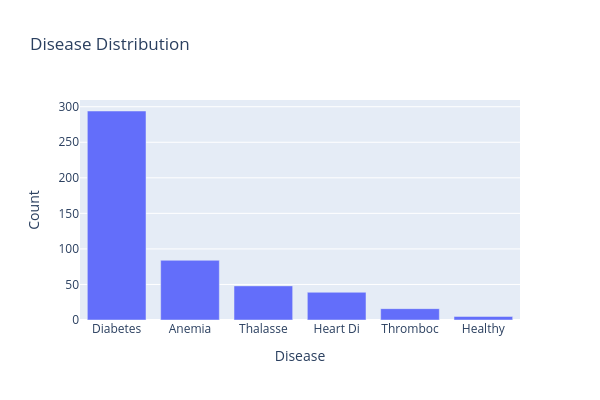

Source (notebook cell):
### Markdown cell above
### 1. Disease Distribution

### Code cell
disease_counts = data['Disease'].value_counts().reset_index()
disease_counts.columns = ['Disease', 'Count']

fig = px.bar(
    disease_counts,
    x='Disease',
    y='Count',
    title="Disease Distribution",
    width=600, height=400
)
fig.show()

### Figure 1 — Plotly figure (JSON) as saved in the notebook; plotly's stock layout.template omitted (floating-point values rounded to 4 significant figures)
{"data": [{"hovertemplate": "Disease=%{x}<br>Count=%{y}<extra></extra>", "legendgroup": "", "marker": {"color": "#636efa", "pattern": {"shape": ""}}, "name": "", "orientation": "v", "showlegend": false, "textposition": "auto", "type": "bar", "x": ["Diabetes", "Anemia", "Thalasse", "Heart Di", "Thromboc", "Healthy"], "xaxis": "x", "y": [294, 84, 48, 39, 16, 5], "yaxis": "y"}], "layout": {"barmode": "relative", "height": 400, "legend": {"tracegroupgap": 0}, "title": {"text": "Disease Distribution"}, "width": 600, "xaxis": {"anchor": "y", "domain": [0, 1], "title": {"text": "Disease"}}, "yaxis": {"anchor": "x", "domain": [0, 1], "title": {"text": "Count"}}}}
